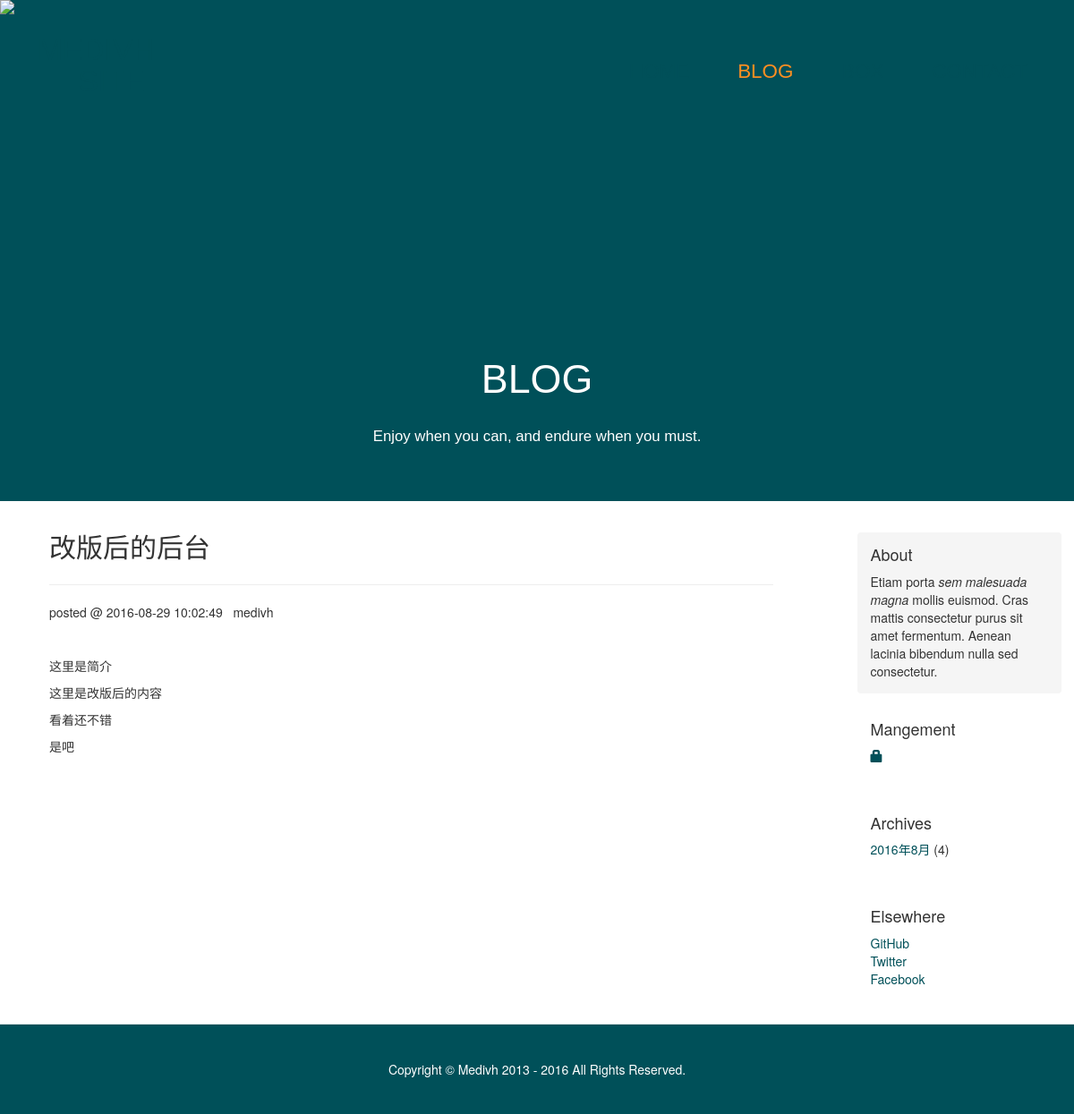
The page /blog/post/1/ on the database as committed earlier.
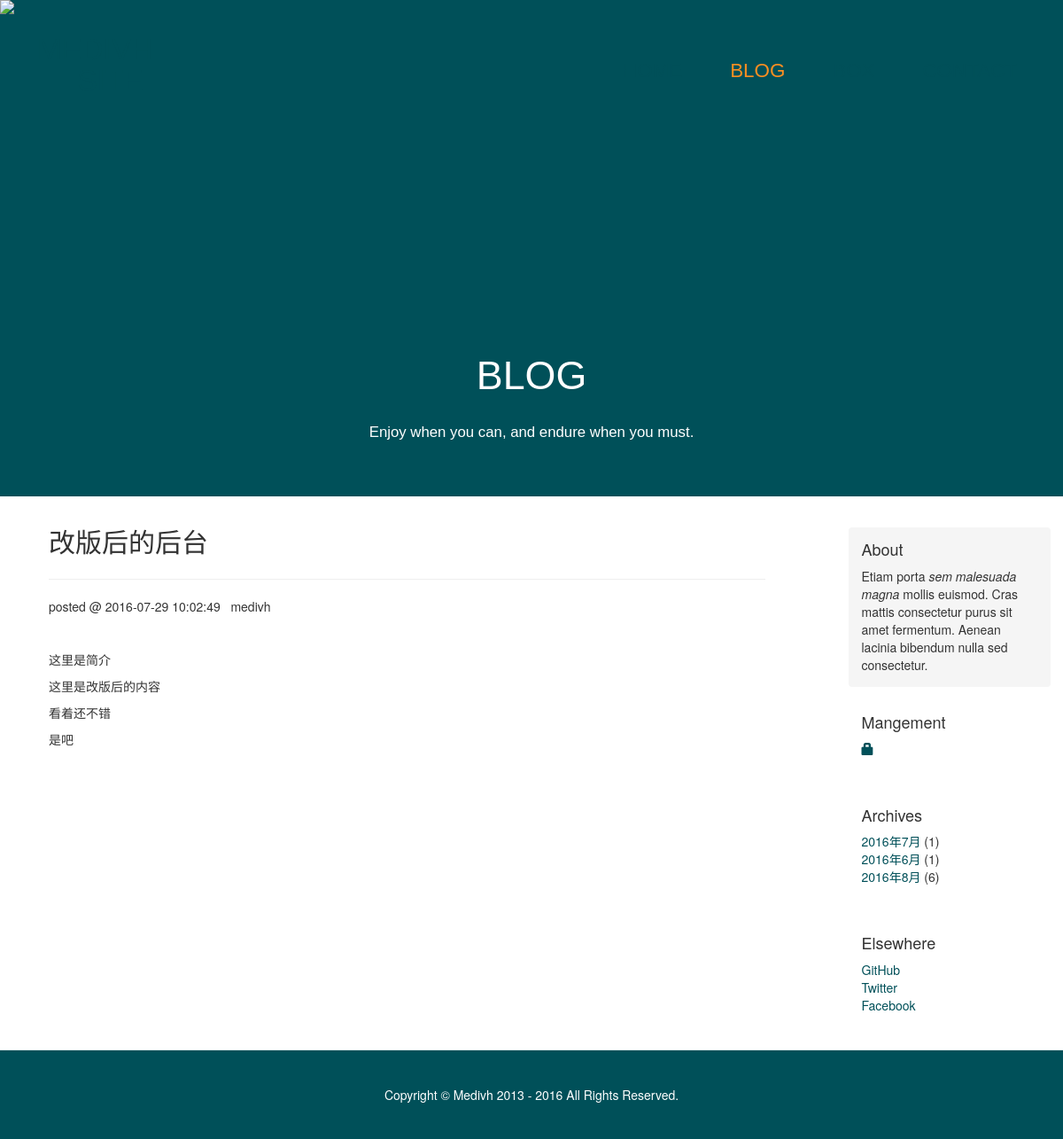
The same page on the database as committed later.
### Earth/models.py (models this page shows, shortened)
class Article(models.Model):
    author = models.ForeignKey(User)
    title = models.CharField(max_length=200)
    brief = models.CharField(null=True, blank=True, max_length=255)
    content = models.TextField(u"文章内容")
    created_date = models.DateTimeField(default=timezone.now)
    published_date = models.DateTimeField(blank=True, null=True)
    head_img = models.ImageField(u"文章标题图片", upload_to="uploads", blank=True, null=True)
    status_choices = (('draft', u"草稿"),
                      ('published', u"已发布"),
                      ('hidden', u"隐藏"),
                      )
    status = models.CharField(choices=status_choices, default='published', max_length=32)

### Earth/views.py (the view)
# urls.py: url(r'^post/(?P<pk>[0-9]+)/$', views.post_detail, name='detail'),
def post_detail(request, pk):
    post = get_object_or_404(models.Article, pk=pk)
    return render(request, 'blog/post_detail.html', {'post': post})

### Earth/commons/context_processors.py (called while the page is built)
def custom_proc(request):
    recent_posts = models.Article.objects.filter(
        published_date__isnull=False).order_by('-published_date')[:10]
    old_month = timezone.now() - timedelta(days=60)
    select = {
        'year': connection.ops.date_trunc_sql('year', 'published_date'),
        'month': connection.ops.date_trunc_sql('month', 'published_date'),
    }
    archives_db = models.Article.objects.filter(published_date__isnull=False)
    archives = []
    map_temp = {}
    for ar in archives_db:
        y = ar.published_date.year
        m = ar.published_date.month
        k = '{}|{}'.format(y, m)
        if k in map_temp:
            map_temp[k] += 1
        else:
            map_temp[k] = 1
    for kk,vv in map_temp.items():
        ym = kk.split('|')
        archives.append({'year':ym[0], 'month':ym[1], 'number': vv})
    return {
        'ARCHIVES': archives,
    }

### templates/blog/post_detail.html (shortened to what this page needs)
{% extends 'base.html' %}
{% block content %}
    <div class="row">
        <div class="col-md-11">
            <div class="blog-detail-title">
                {{ post.title }}
                <hr/>
            </div>
            <div class="date" style="margin-top: 20px;height: 30px">
                posted @
                {% if post.published_date %}
                    {{ post.published_date |date:"Y-m-d H:i:s" }} &nbsp;
                    {{ post.author }}
                {% else %}
                    {% if user.is_authenticated %}
                        <a class="btn btn-default"
                           href="{% url 'Earth.views.post_publish' pk=post.pk %}">Publish</a>
                    {% endif %}
                {% endif %}
            </div>
            <div style="margin: 30px 0 60px 0 ;">
                <p>{{ post.brief }}</p>
                <p>{{ post.content |safe }}</p>
            </div>
        </div>
    </div>
{% endblock %}

Rows that differ between the two databases and show on the page:
changed Article "改版后的后台": published_date "2016-08-29 10:02:49" → "2016-07-29 10:02:49"
Other text that changed with them:
new list line: "2016 年 7 月 ( 1 )"
new list line: "2016 年 6 月 ( 1 )"
new list line: "2016 年 8 月 ( 6 )"
list line gone: "2016 年 8 月 ( 4 )"
